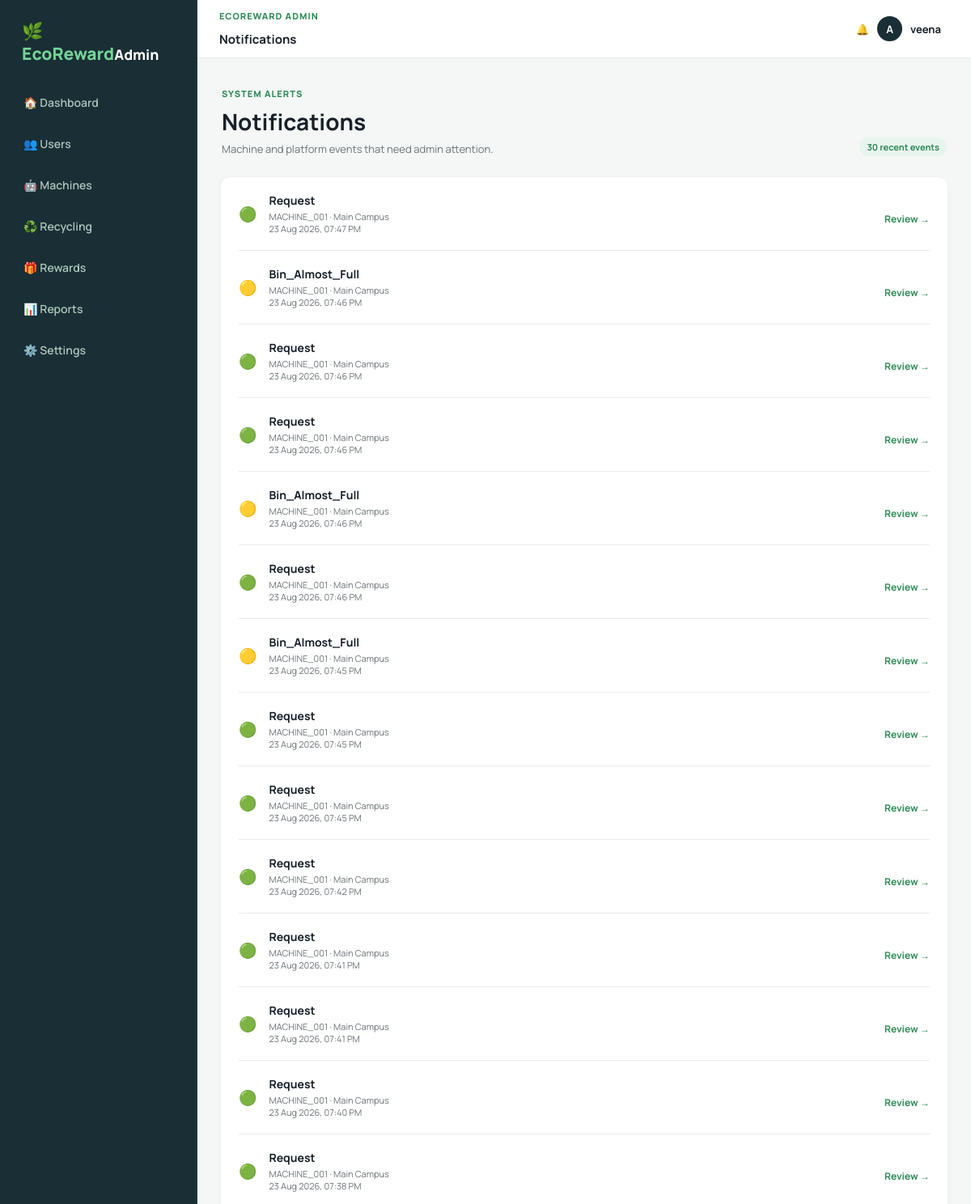
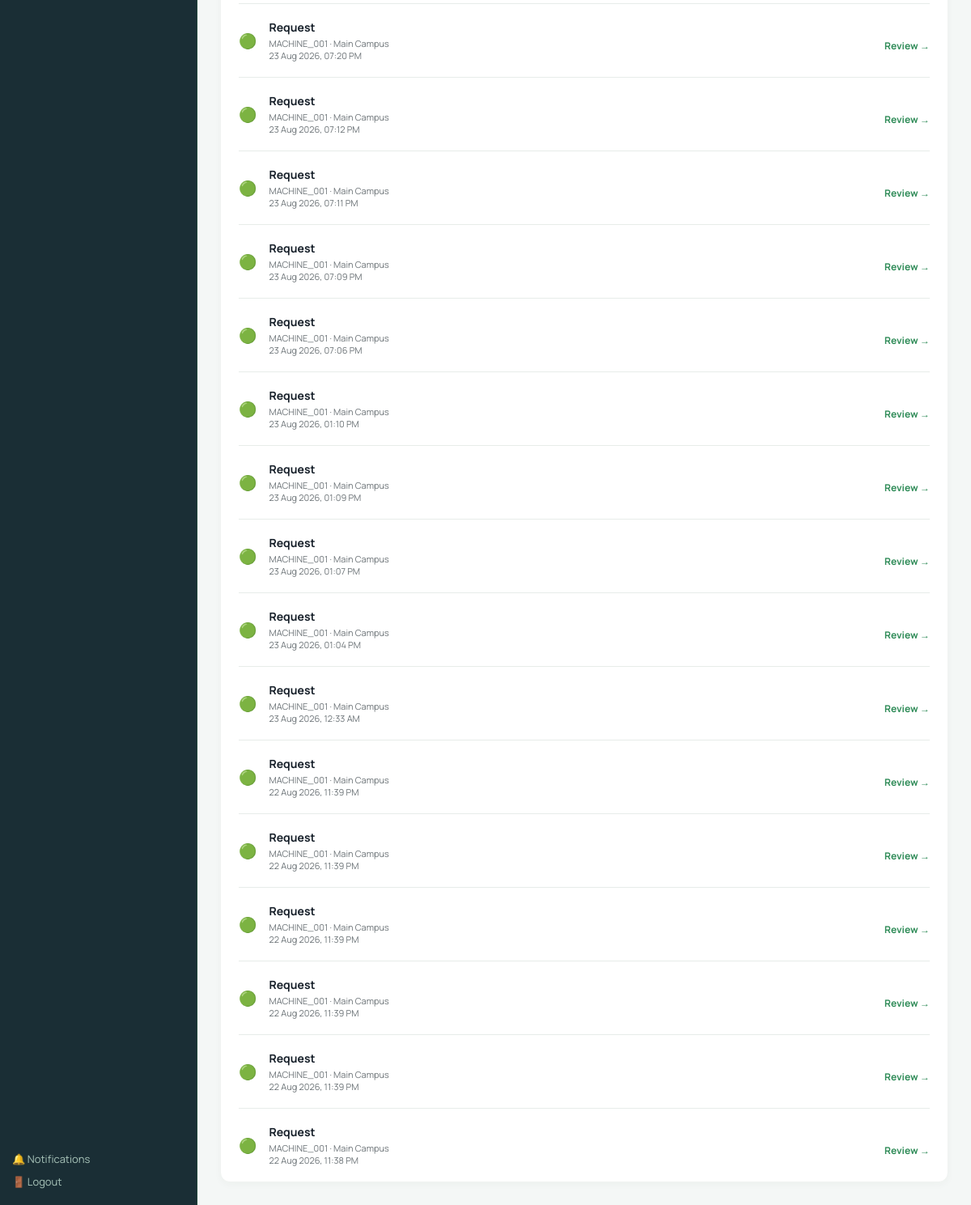
Page /admin-panel/notifications/ (signed in) on the earlier database version (2 pictures, top to bottom).
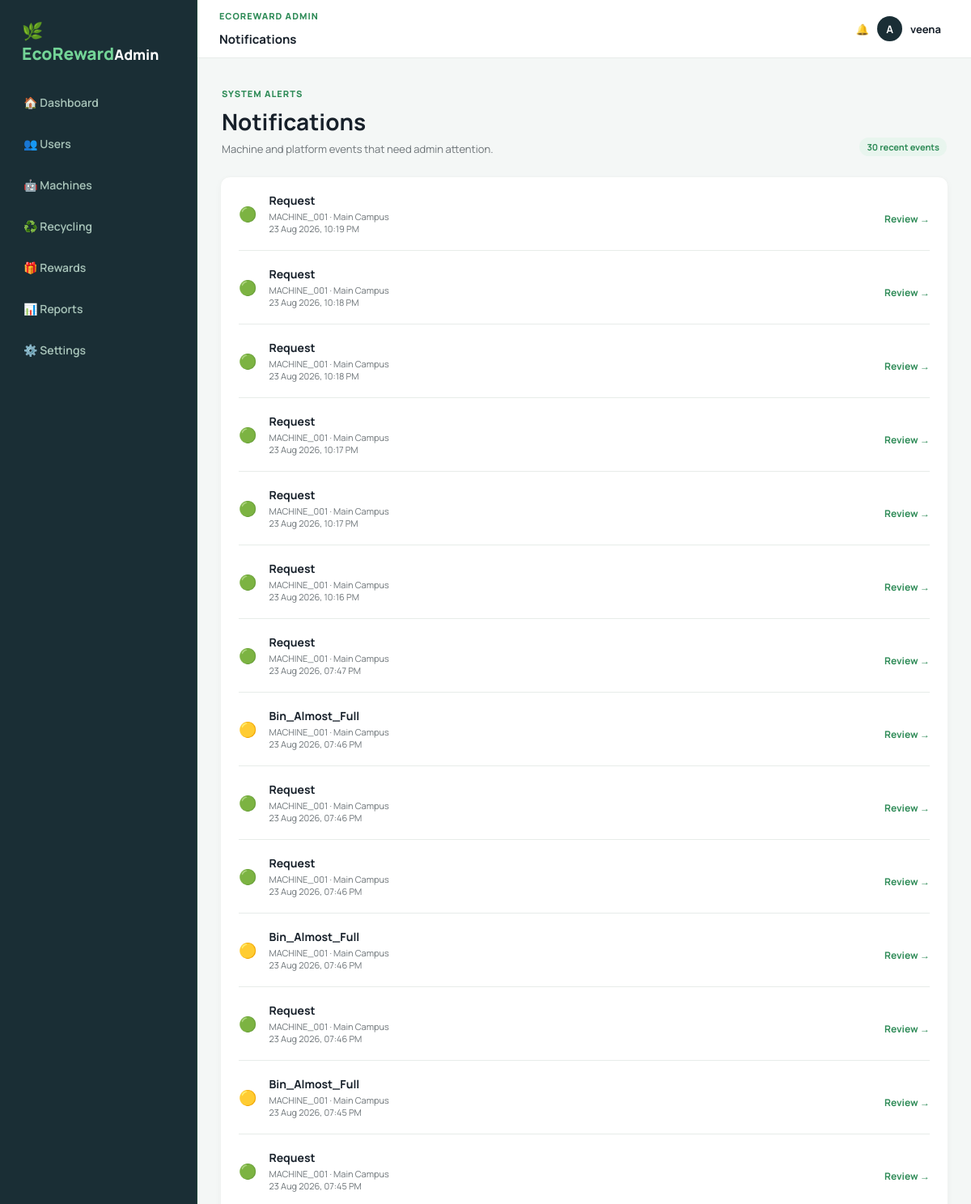
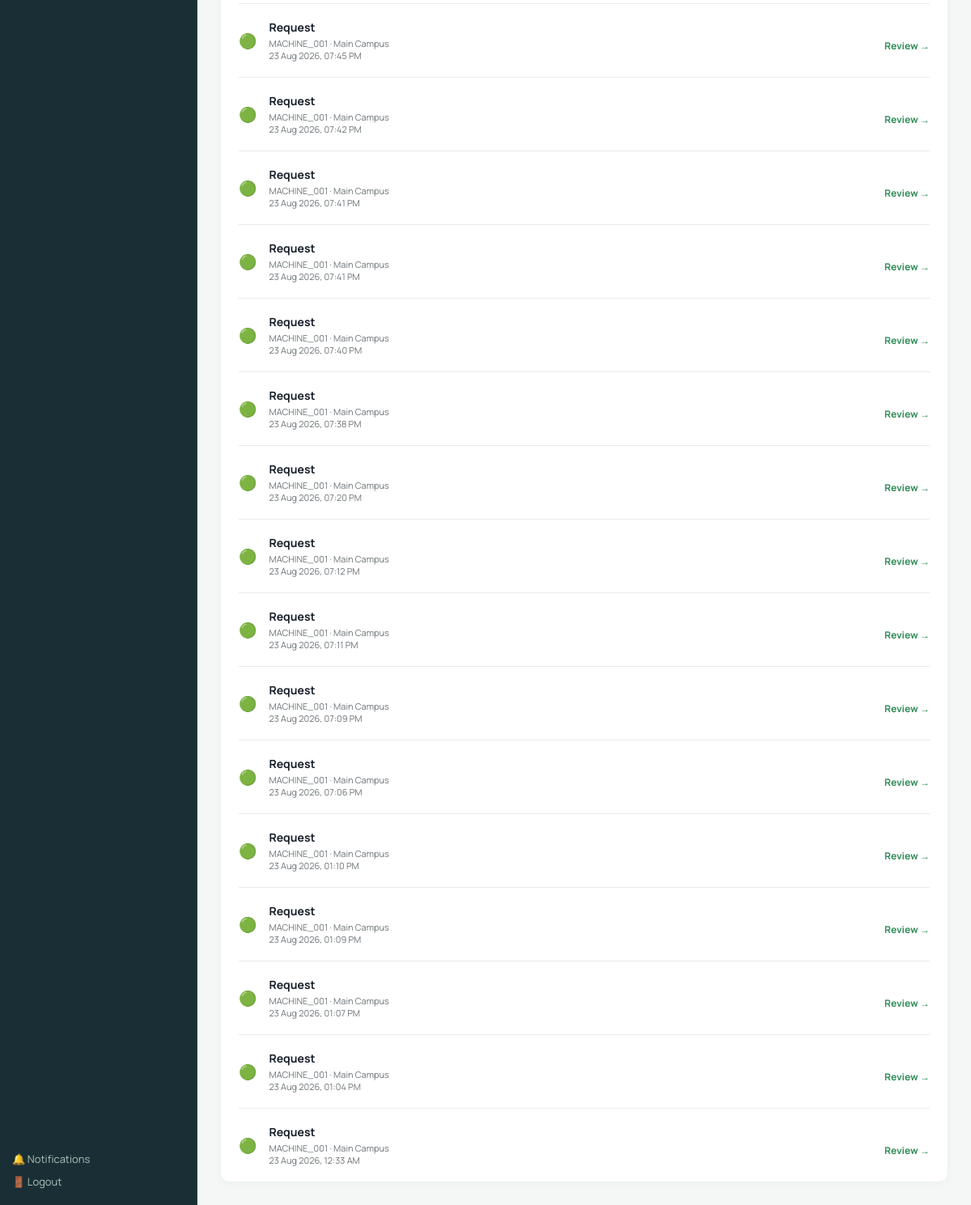
Same page on the later database version (2 pictures, top to bottom).
### recycling/models.py (models this page shows)
class MachineEvent(models.Model):
    machine = models.ForeignKey(Machine, on_delete=models.CASCADE)
    event_type = models.CharField(max_length=60)
    data = models.JSONField(default=dict)
    created_at = models.DateTimeField(auto_now_add=True)

class Machine(models.Model):
    STATUS_CHOICES = [("ONLINE", "Online"), ("OFFLINE", "Offline"), ("MAINTENANCE", "Maintenance")]
    code = models.CharField(max_length=40, unique=True)
    location = models.CharField(max_length=120, default="Main Campus")
    status = models.CharField(max_length=20, choices=STATUS_CHOICES, default="ONLINE")
    bin_level = models.PositiveIntegerField(default=40)
    api_key = models.CharField(max_length=120, default="change-me")
    last_seen = models.DateTimeField(auto_now=True)

### recycling/views.py (the view)
# urls.py: path("admin-panel/notifications/", views.admin_notifications_page, name="admin_notifications_page"),
@login_required
def admin_notifications_page(request):
    if not admin_only(request):
        return redirect("dashboard")
    events = MachineEvent.objects.select_related("machine").order_by("-created_at")[:30]
    return render(request, "admin/notifications.html", {"events": events, "unread": events.count(), "admin_section": "notifications", "page_title": "Notifications"})

### recycling/views.py (called while the page is built)
def admin_only(request):
    return request.user.is_authenticated and hasattr(request.user, "profile") and request.user.profile.role == "ADMIN"

### templates/admin/notifications.html
{% extends 'admin/base.html' %}
{% block admin_content %}
<div class="page-heading"><div><p class="eyebrow">SYSTEM ALERTS</p><h1>Notifications</h1><p>Machine and platform events that need admin attention.</p></div><span class="pill">{{ unread }} recent events</span></div>
<section class="panel admin-panel notification-panel">{% for event in events %}<article class="notification-item"><span class="alert-symbol">{% if event.event_type == 'BIN_ALMOST_FULL' %}🟡{% elif event.event_type == 'REQUEST' %}🟢{% else %}⚠️{% endif %}</span><div><h2>{{ event.event_type|title }}</h2><p>{{ event.machine.code }} · {{ event.machine.location }}</p><time>{{ event.created_at|date:'d M Y, h:i A' }}</time></div><a class="detail" href="{% url 'admin_machine_detail_page' event.machine.id %}">Review →</a></article>{% empty %}<div class="empty-state">No notifications yet.</div>{% endfor %}</section>
{% endblock %}

Differences in the rows shown:
no longer on this page (row unchanged): MachineEvent: event_type "Request", machine.code "MACHINE_001", machine.location "Main Campus", created_at "22 Aug 2026, 11:39 PM"
no longer on this page (row unchanged): MachineEvent: event_type "Request", machine.code "MACHINE_001", machine.location "Main Campus", created_at "22 Aug 2026, 11:39 PM"
no longer on this page (row unchanged): MachineEvent: event_type "Request", machine.code "MACHINE_001", machine.location "Main Campus", created_at "22 Aug 2026, 11:39 PM"
no longer on this page (row unchanged): MachineEvent: event_type "Request", machine.code "MACHINE_001", machine.location "Main Campus", created_at "22 Aug 2026, 11:39 PM"
no longer on this page (row unchanged): MachineEvent: event_type "Request", machine.code "MACHINE_001", machine.location "Main Campus", created_at "22 Aug 2026, 11:39 PM"
no longer on this page (row unchanged): MachineEvent: event_type "Request", machine.code "MACHINE_001", machine.location "Main Campus", created_at "22 Aug 2026, 11:38 PM"
added MachineEvent: event_type "Request", machine.code "MACHINE_001", machine.location "Main Campus", created_at "23 Aug 2026, 10:19 PM"
added MachineEvent: event_type "Request", machine.code "MACHINE_001", machine.location "Main Campus", created_at "23 Aug 2026, 10:18 PM"
added MachineEvent: event_type "Request", machine.code "MACHINE_001", machine.location "Main Campus", created_at "23 Aug 2026, 10:18 PM"
added MachineEvent: event_type "Request", machine.code "MACHINE_001", machine.location "Main Campus", created_at "23 Aug 2026, 10:17 PM"
added MachineEvent: event_type "Request", machine.code "MACHINE_001", machine.location "Main Campus", created_at "23 Aug 2026, 10:17 PM"
added MachineEvent: event_type "Request", machine.code "MACHINE_001", machine.location "Main Campus", created_at "23 Aug 2026, 10:16 PM"
